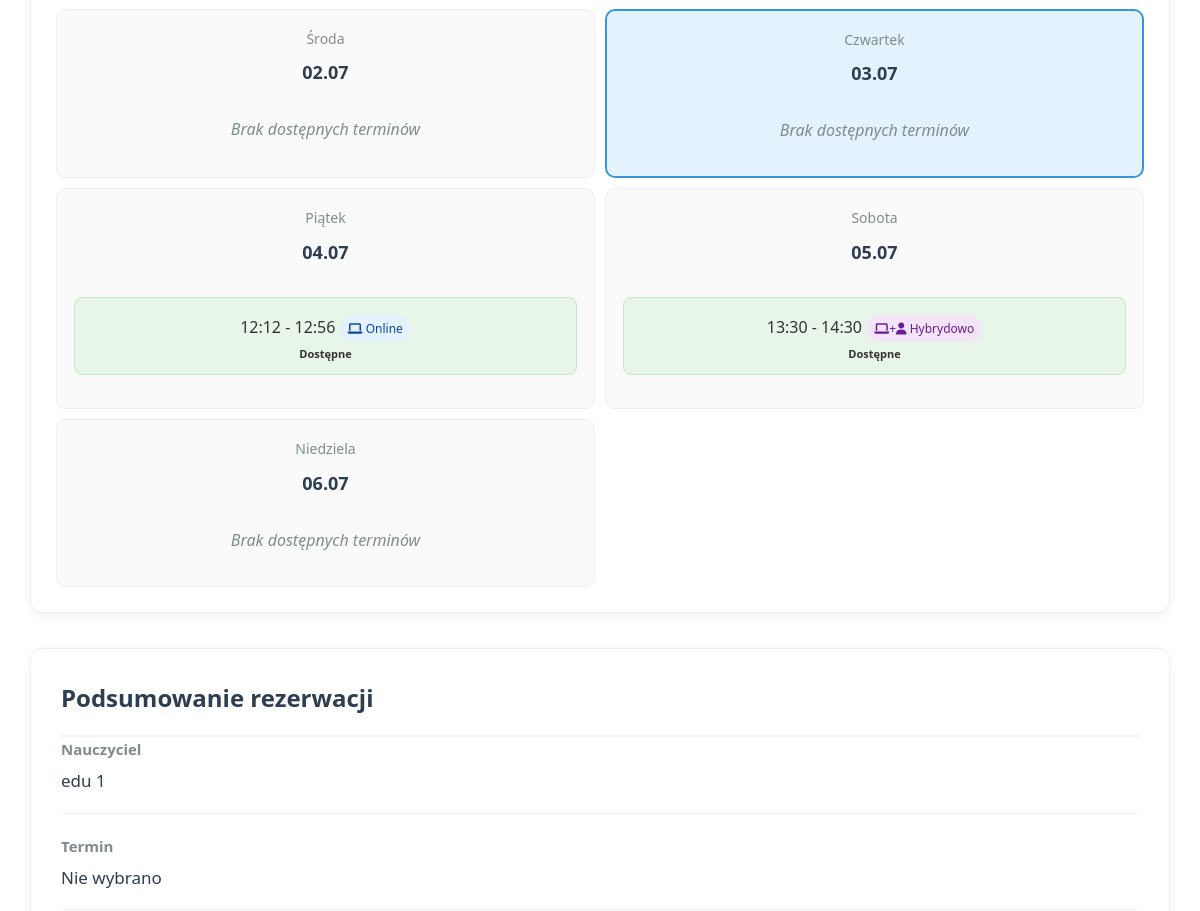
Page /book_teacher/3 (signed in, middle part) on the earlier database version.
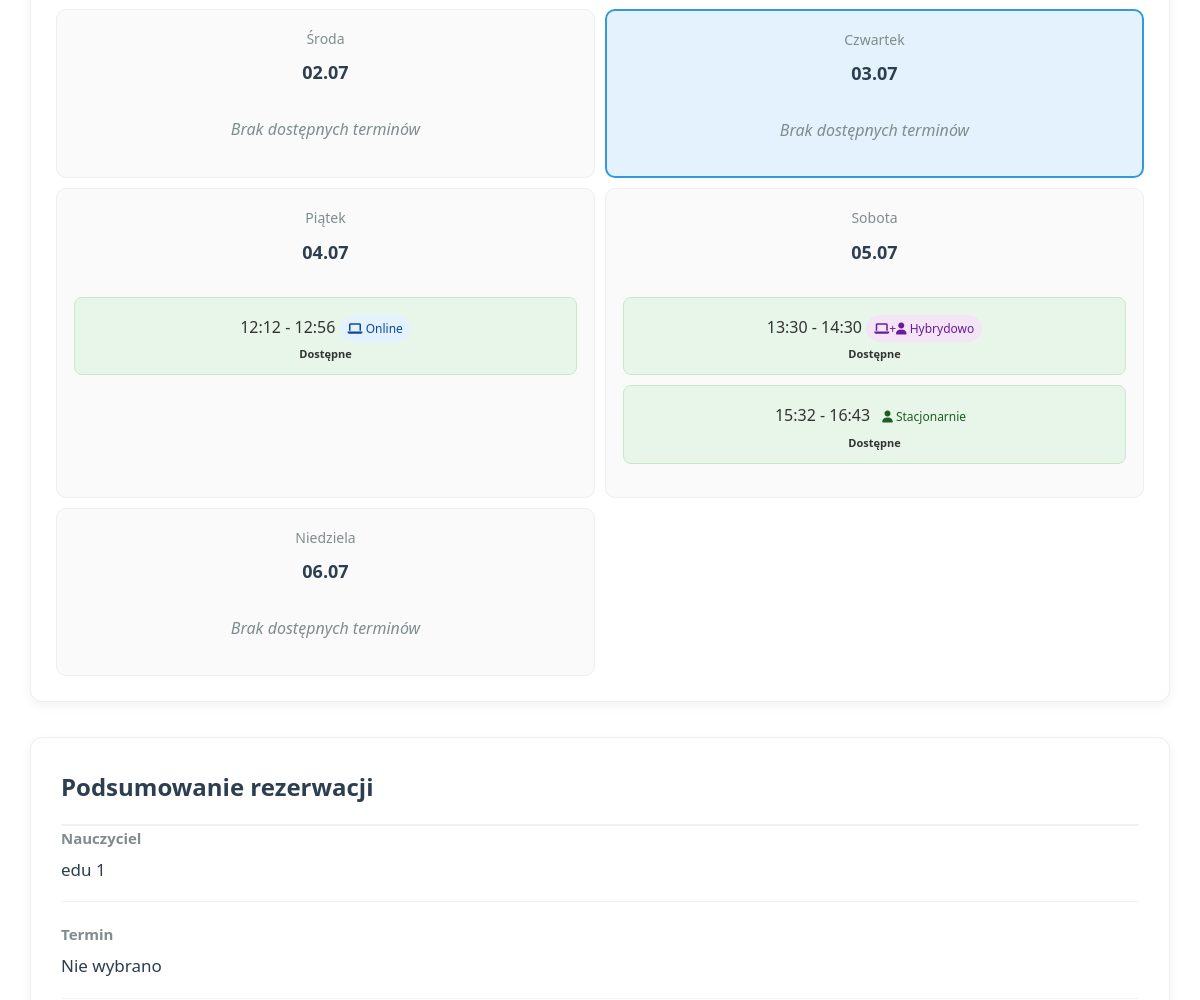
Same page on the later database version.
### tables this page shows
CREATE TABLE teacher_availability (
                id INTEGER PRIMARY KEY AUTOINCREMENT,
                teacher_id INTEGER NOT NULL,
                day_of_week INTEGER NOT NULL,
                start_time TEXT NOT NULL,
                end_time TEXT NOT NULL,
                is_available INTEGER NOT NULL DEFAULT 1,
                teaching_mode TEXT NOT NULL,
                created_at TIMESTAMP DEFAULT CURRENT_TIMESTAMP,
                updated_at TIMESTAMP DEFAULT CURRENT_TIMESTAMP,
                FOREIGN KEY (teacher_id) REFERENCES users (id)
            );

CREATE TABLE users (
                id INTEGER PRIMARY KEY AUTOINCREMENT,
                username TEXT UNIQUE NOT NULL,
                email TEXT UNIQUE NOT NULL,
                hash TEXT NOT NULL,
                role INTEGER DEFAULT 0,
                voivodeship TEXT,
                regional_teacher_id INTEGER,
                first_name TEXT,
                last_name TEXT,
                phone TEXT,
                school TEXT,
                subjects TEXT,
                experience_years INTEGER,
                bio TEXT,
                profile_picture TEXT,
                created_at TIMESTAMP DEFAULT CURRENT_TIMESTAMP,
                is_online INTEGER DEFAULT 0,
                last_online TIMESTAMP,
                teaching_modes TEXT DEFAULT 'online',
                availability_hours INTEGER DEFAULT 8,
                parental_email TEXT,
                password_setup_token TEXT,
                token_expiry TIMESTAMP,
                password_reset_token TEXT,
                password_reset_expiry TIMESTAMP,
                tmethod TEXT DEFAULT 'default_method'
            );

### app.py (the view, shortened to what this page needs)
@app.route("/book_teacher/<int:teacher_id>", methods=["GET", "POST"])
def book_teacher(teacher_id):
    if "user_id" not in session:
        flash("Musisz być zalogowany, aby umawiać lekcje", "error")
        return redirect(url_for("login"))
    student_id = session["user_id"]
    db = get_db()
    week_offset = request.args.get('week_offset', 0, type=int)
    week_offset = max(0, min(1, week_offset))
    today = datetime.now().date()
    start_of_week = today - timedelta(days=today.weekday()) + timedelta(weeks=week_offset)
    week_dates = [start_of_week + timedelta(days=i) for i in range(14)]
    teacher = db.execute("""
        SELECT id, first_name, last_name, teaching_modes
        FROM users
        WHERE id = ? AND role IN (?, ?)
    """, (teacher_id, ROLE_TEACHER, ROLE_REGIONAL_TEACHER)).fetchone()
    if not teacher:
        flash("Nauczyciel nie istnieje", "error")
        return redirect(url_for("index"))
    teacher = row_to_dict(teacher)
    pricing = db.execute("""
        SELECT price_online, price_in_person
        FROM teacher_pricing
        WHERE teacher_id = ?
    """, (teacher_id,)).fetchone()
    if not pricing:
        pricing = {"price_online": 80.0, "price_in_person": 100.0}
    availability_rows = db.execute("""
        SELECT day_of_week, start_time, end_time, is_available, teaching_mode
        FROM teacher_availability
        WHERE teacher_id = ? AND is_available = 1
    """, (teacher_id,)).fetchall()
    availability_blocks = {}
    for row in availability_rows:
        day = row['day_of_week']
        if day not in availability_blocks:
            availability_blocks[day] = []
        start_time = normalize_time(row['start_time'])
        end_time = normalize_time(row['end_time'])
        time_slot = f"{start_time} - {end_time}"
        availability_blocks[day].append({
            "start": start_time,
            "end": end_time,
            "mode": row['teaching_mode'],
            "time_slot": time_slot
        })
    booked_slots = {}
    if week_dates:
        start_date = week_dates[0].strftime("%Y-%m-%d")
        end_date = week_dates[-1].strftime("%Y-%m-%d")
        booking_rows = db.execute("""
            SELECT booking_date, time_slot
            FROM bookings
            WHERE teacher_id = ?
              AND status NOT IN ('cancelled', 'odwolana')
              AND booking_date BETWEEN ? AND ?
        """, (teacher_id, start_date, end_date)).fetchall()
        for row in booking_rows:
            date_str = row['booking_date']
            if date_str not in booked_slots:
                booked_slots[date_str] = set()
            normalized_slot = normalize_time_slot(row['time_slot'])
            booked_slots[date_str].add(normalized_slot)
    return render_template("book_teacher.html",
                           teacher=teacher,
                           availability_blocks=availability_blocks,
                           booked_slots=booked_slots,
                           teaching_modes=TEACHING_MODES,
                           pricing=pricing,
                           timedelta=timedelta,
                           week_dates=week_dates,
                           week_offset=week_offset)

### app.py (called while the page is built)
def get_db():
    db = getattr(g, '_database', None)
    if db is None:
        db = g._database = sqlite3.connect(DATABASE)
        db.row_factory = sqlite3.Row
    return db

def normalize_time(time_str):
    try:
        t = datetime.strptime(time_str, '%H:%M')
        return t.strftime('%H:%M')
    except:
        return time_str

def normalize_time_slot(time_slot):
    parts = time_slot.split(' - ')
    if len(parts) != 2:
        return time_slot
    start = normalize_time(parts[0].strip())
    end = normalize_time(parts[1].strip())
    return f"{start} - {end}"

@app.teardown_appcontext
def close_connection(exception):
    db = getattr(g, '_database', None)
    if db is not None:
        db.close()

def row_to_dict(row):
    return dict(row) if row else None

@app.context_processor
def utility_processor():
    return dict(
        get_day_name=get_day_name,
        get_role_name=get_role_name,
        datetime=datetime,
        timedelta=timedelta,
        format_time_slot=format_time_slot
    )

### templates/book_teacher.html (shortened to what this page needs)
<!DOCTYPE html>
<html lang="pl">
<head>
    <link rel="stylesheet" href="https://cdnjs.cloudflare.com/ajax/libs/font-awesome/6.4.0/css/all.min.css">
</head>
<body>
    <div class="booking-container">
        <form method="POST" action="{{ url_for('book_teacher', teacher_id=teacher.id, week_offset=week_offset) }}" id="bookingForm">
            <div class="booking-content">
                <div class="calendar-container">
                    <div class="calendar-grid">
                        <div class="week-row">
                            {% for day_date in week_dates[:7] %}
                            <div class="calendar-day {% if day_date == datetime.now().date() %}current-day{% endif %}" data-full-date="{{ day_date.strftime('%Y-%m-%d') }}">
                                <div class="day-name">{{ ['Poniedziałek', 'Wtorek', 'Środa', 'Czwartek', 'Piątek', 'Sobota', 'Niedziela'][loop.index0] }}</div>
                                <div class="day-date">
                                    {{ day_date.strftime('%d.%m') }}
                                </div>
                                <div class="time-slots">
                                    {% set day_of_week = loop.index0 %}
                                    {% set day_date_str = day_date.strftime('%Y-%m-%d') %}
                                    {% if day_of_week in availability_blocks %}
                                        {% for block in availability_blocks[day_of_week] %}
                                            {% set time_slot = block.time_slot %}
                                            {% set normalized_slot = time_slot | replace(' ', '') | replace(':', '') | lower %}
                                            {% set is_booked = false %}
                                            {% if day_date_str in booked_slots and normalized_slot in booked_slots[day_date_str] %}
                                                {% set is_booked = true %}
                                            {% endif %}
                                            <div class="time-block
                                                        {% if is_booked %}booked{% else %}available{% endif %}"
                                                 data-day="{{ day_of_week }}"
                                                 data-slot="{{ time_slot }}"
                                                 data-mode="{{ block.mode }}"
                                                 {% if is_booked %}title="Ten termin jest już zajęty"{% endif %}>
                                                {{ time_slot }}
                                                <div class="mode-indicator {{ block.mode }}">
                                                    {% if block.mode == 'online' %}
                                                        <i class="fas fa-laptop"></i> Online
                                                    {% elif block.mode == 'in_person' %}
                                                        <i class="fas fa-user"></i> Stacjonarnie
                                                    {% elif block.mode == 'hybrid' %}
                                                        <i class="fas fa-laptop"></i>+<i class="fas fa-user"></i> Hybrydowo
                                                    {% else %}
                                                        <i class="fas fa-laptop"></i>+<i class="fas fa-user"></i> Oba
                                                    {% endif %}
                                                </div>
                                                <div class="slot-status">
                                                    {% if is_booked %}
                                                        <span>Zajęte</span>
                                                    {% else %}
                                                        Dostępne
                                                    {% endif %}
                                                </div>
                                            </div>
                                        {% endfor %}
                                    {% else %}
                                        <div class="no-availability">
                                            Brak dostępnych terminów
                                        </div>
                                    {% endif %}
                                </div>
                            </div>
                            {% endfor %}
                        </div>
                    </div>
                </div>
                <div class="booking-summary">
                    <h3 class="summary-title">Podsumowanie rezerwacji</h3>
                    <div class="summary-item">
                        <div class="item-label">Nauczyciel</div>
                        <div class="item-value">{{ teacher.first_name }} {{ teacher.last_name }}</div>
                    </div>
                    <div class="summary-item">
                        <div class="item-label">Termin</div>
                        <div class="item-value" id="selectedDateTime">Nie wybrano</div>
                    </div>
                </div>
            </div>
        </form>
    </div>
</body>
</html>

### templates/book_teacher.html (style rules this page uses)
* { box-sizing: border-box; margin: 0; padding: 0; }
body { font-family: 'Segoe UI', Tahoma, Geneva, Verdana, sans-serif; background-color: #f5f7fa; color: #333; line-height: 1.6; }
.booking-container { max-width: 1400px; margin: 20px auto; background-color: #fff; border-radius: 15px; box-shadow: 0 10px 30px rgba(0,0,0,0.08); overflow: hidden; }
.booking-content { display: grid; grid-template-columns: 1fr 380px; gap: 35px; padding: 30px; }
.calendar-container { background-color: #fff; border-radius: 12px; padding: 25px; box-shadow: 0 4px 12px rgba(0,0,0,0.05); border: 1px solid #eee; }
.calendar-grid { display: flex; flex-direction: column; gap: 20px; }
.week-row { display: grid; grid-template-columns: repeat(7, 1fr); gap: 10px; }
.calendar-day { padding: 18px 12px; border: 1px solid #eee; border-radius: 10px; text-align: center; min-height: 140px; background-color: #fafafa; transition: all 0.2s; }
.calendar-day.current-day { border: 2px solid #3498db; background-color: #e3f2fd; }
.day-name { font-size: 14px; color: #7f8c8d; margin-bottom: 8px; font-weight: 500; }
.day-date { font-weight: bold; font-size: 18px; margin-bottom: 15px; color: #2c3e50; }
.time-slots { max-height: 350px; overflow-y: auto; padding: 5px; }
.time-block { padding: 12px; margin: 10px 0; border: 1px solid #eee; border-radius: 8px; font-size: 16px; text-align: center; cursor: pointer; transition: all 0.2s; position: relative; }
.time-block.available { background-color: #e8f5e9; border-color: #c8e6c9; }
.mode-indicator { font-size: 12px; margin-top: 5px; padding: 4px 8px; border-radius: 15px; display: inline-block; }
.mode-indicator.online { background-color: #e3f2fd; color: #0d47a1; }
.mode-indicator.in_person { background-color: #e8f5e9; color: #1b5e20; }
.mode-indicator.hybrid { background-color: #f3e5f5; color: #6a1b9a; }
.slot-status { font-size: 11px; margin-top: 3px; font-weight: bold; }
.no-availability { padding: 10px; color: #7f8c8d; font-style: italic; }
.booking-summary { background-color: #fff; border-radius: 12px; padding: 30px; box-shadow: 0 4px 12px rgba(0,0,0,0.05); position: sticky; top: 20px; border: 1px solid #eee; }
.summary-title { margin-top: 0; color: #2c3e50; padding-bottom: 18px; border-bottom: 2px solid #f1f1f1; font-size: 24px; font-weight: 600; }
.summary-item { margin-bottom: 20px; padding-bottom: 18px; border-bottom: 1px solid #f1f1f1; }
.item-label { font-weight: 600; color: #7f8c8d; margin-bottom: 6px; font-size: 15px; }
.item-value { font-size: 17px; color: #2c3e50; }
@media (max-width: 1200px) { .booking-content { grid-template-columns: 1fr; } }
@media (max-width: 1200px) { .week-row { grid-template-columns: repeat(2, 1fr); } }

Differences in the rows shown:
added teacher_availability: time_slot "15:32 - 16:43", teaching_mode "in_person" (drawn), shown under "Sobota"
